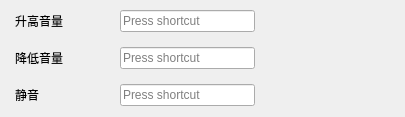
             <widget class="QWidget" name="scrollAreaWidgetContents_hotkey_voice">
              <property name="geometry">
               <rect>
                <x>0</x>
                <y>0</y>
                <width>405</width>
                <height>114</height>
               </rect>
              </property>
              <property name="sizePolicy">
               <sizepolicy hsizetype="Fixed" vsizetype="Fixed">
                <horstretch>0</horstretch>
                <verstretch>0</verstretch>
               </sizepolicy>
              </property>
              <layout class="QVBoxLayout" name="verticalLayout_16">
               <property name="spacing">
                <number>0</number>
               </property>
               <property name="leftMargin">
                <number>15</number>
               </property>
               <property name="topMargin">
                <number>10</number>
               </property>
               <property name="rightMargin">
                <number>150</number>
               </property>
               <item>
                <layout class="QGridLayout" name="gridLayout_hotkey_voice">
                 <property name="leftMargin">
                  <number>0</number>
                 </property>
                 <property name="topMargin">
                  <number>0</number>
                 </property>
                 <property name="rightMargin">
                  <number>0</number>
                 </property>
                 <property name="horizontalSpacing">
                  <number>5</number>
                 </property>
                 <property name="verticalSpacing">
                  <number>15</number>
                 </property>
                 <item row="0" column="0">
                  <widget class="QLabel" name="label_hotkey_voice_volup">
                   <property name="minimumSize">
                    <size>
                     <width>100</width>
                     <height>0</height>
                    </size>
                   </property>
                   <property name="maximumSize">
                    <size>
                     <width>100</width>
                     <height>16777215</height>
                    </size>
                   </property>
                   <property name="text">
                    <string>升高音量</string>
                   </property>
                  </widget>
                 </item>
                 <item row="1" column="0">
                  <widget class="QLabel" name="label_hotkey_voice_volde">
                   <property name="text">
                    <string>降低音量</string>
                   </property>
                  </widget>
                 </item>
                 <item row="2" column="0">
                  <widget class="QLabel" name="label_hotkey_voice_mute">
                   <property name="text">
                    <string>静音</string>
                   </property>
                  </widget>
                 </item>
                 <item row="0" column="1">
                  <widget class="QKeySequenceEdit" name="keySequenceEdit_hotkey_voice_volup"/>
                 </item>
                 <item row="1" column="1">
                  <widget class="QKeySequenceEdit" name="keySequenceEdit_hotkey_voice_volde"/>
                 </item>
                 <item row="2" column="1">
                  <widget class="QKeySequenceEdit" name="keySequenceEdit_hotkey_voice_mute"/>
                 </item>
                </layout>
               </item>
              </layout>
             </widget>
